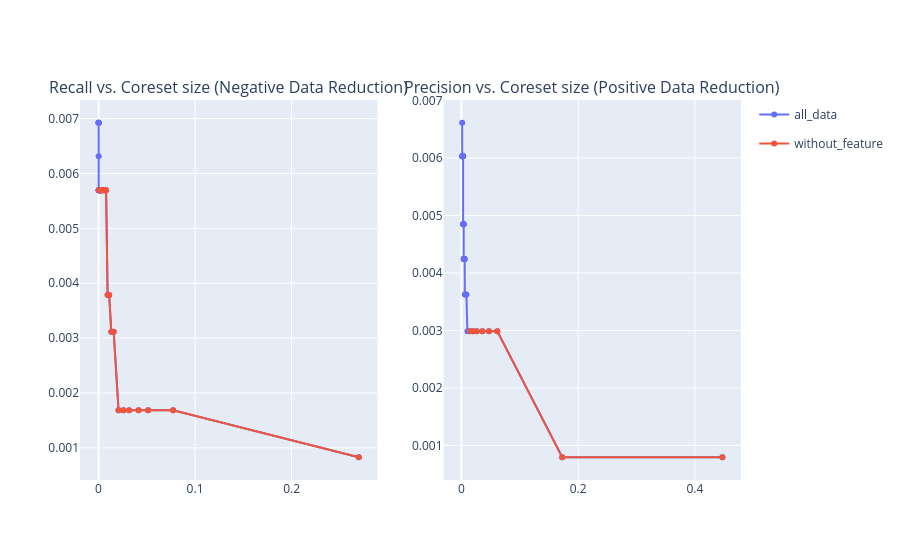

Source (notebook cell):
### Code cell
compare_gurantees_without_nodes(coretab_dt, 'annual_inc')

### Figure 1 — Plotly figure (JSON) as saved in the notebook; plotly's stock layout.template omitted (floating-point values rounded to 4 significant figures)
{"data": [{"customdata": [[178], [150], [67], [10], [73], [62], [180], [127], [185], [85], [190], [35], [195], [145], [200], [142], [203], [152], [167], [104], [112], [206], [13], [59], [24], [156], [183], [69], [101], [109], [187], [38], [129], [126], [197], [40], [163], [57], [132], [9], [21], [7]], "hovertemplate": "df_data=all_data<br>Coreset size=%{x}<br>Delta Recall=%{y}<br>group_id=%{customdata[0]}<extra></extra>", "legendgroup": "all_data", "line": {"color": "#636efa", "dash": "solid"}, "marker": {"symbol": "circle"}, "mode": "lines+markers", "name": "all_data", "orientation": "v", "showlegend": true, "type": "scatter", "x": [0.2697, 0.07728, 0.05141, 0.04152, 0.03174, 0.02579, 0.02069, 0.01566, 0.01322, 0.01098, 0.009384, 0.007802, 0.006458, 0.005226, 0.004112, 0.003413, 0.002952, 0.002517, 0.002096, 0.001753, 0.00143, 0.001133, 0.0009028, 0.0006919, 0.0005799, 0.0004745, 0.000402, 0.0003427, 0.0002899, 0.000257, 0.000224, 0.0002043, 0.0001845, 0.0001647, 0.0001516, 0.0001384, 0.0001252, 0.000112, 9.884e-05, 8.567e-05, 7.249e-05, 6.59e-05], "xaxis": "x", "y": [0.0008275, 0.001684, 0.001684, 0.001684, 0.001684, 0.001684, 0.001684, 0.003117, 0.003117, 0.003784, 0.003784, 0.005696, 0.005696, 0.005696, 0.005696, 0.005696, 0.005696, 0.005696, 0.005696, 0.005696, 0.005696, 0.005696, 0.005696, 0.005696, 0.005696, 0.005696, 0.005696, 0.005696, 0.005696, 0.005696, 0.005696, 0.005696, 0.005696, 0.005696, 0.005696, 0.005696, 0.006314, 0.006925, 0.006925, 0.006925, 0.006925, 0.006925], "yaxis": "y"}, {"customdata": [[178], [150], [24], [10], [30], [19], [180], [127], [185], [85], [190], [53], [195], [145], [200], [142], [203], [152], [167], [104], [112], [206], [13], [74]], "hovertemplate": "df_data=without_feature<br>Coreset size=%{x}<br>Delta Recall=%{y}<br>group_id=%{customdata[0]}<extra></extra>", "legendgroup": "without_feature", "line": {"color": "#EF553B", "dash": "solid"}, "marker": {"symbol": "circle"}, "mode": "lines+markers", "name": "without_feature", "orientation": "v", "showlegend": true, "type": "scatter", "x": [0.2697, 0.07728, 0.05141, 0.04152, 0.03174, 0.02579, 0.02069, 0.01566, 0.01322, 0.01098, 0.009384, 0.007802, 0.006458, 0.005226, 0.004112, 0.003413, 0.002952, 0.002517, 0.002096, 0.001753, 0.00143, 0.001133, 0.0009028, 0.0006919], "xaxis": "x", "y": [0.0008275, 0.001684, 0.001684, 0.001684, 0.001684, 0.001684, 0.001684, 0.003117, 0.003117, 0.003784, 0.003784, 0.005696, 0.005696, 0.005696, 0.005696, 0.005696, 0.005696, 0.005696, 0.005696, 0.005696, 0.005696, 0.005696, 0.005696, 0.005696], "yaxis": "y"}, {"customdata": [[208], [12], [116], [144], [8], [63], [58], [110], [72], [22], [162], [100], [159], [25], [53], [155], [137], [106], [198], [201], [204], [207], [105], [113], [125], [130], [133], [134], [93], [95], [96], [97], [135], [143], [74], [87], [91], [70], [153], [168], [169], [170], [182]], "hovertemplate": "df_data=all_data<br>Coreset size=%{x}<br>Delta Precision=%{y}<br>group_id=%{customdata[0]}<extra></extra>", "legendgroup": "all_data", "line": {"color": "#636efa", "dash": "solid"}, "marker": {"symbol": "circle"}, "mode": "lines+markers", "name": "all_data", "orientation": "v", "showlegend": false, "type": "scatter", "x": [0.4471, 0.1727, 0.06148, 0.04717, 0.03577, 0.02607, 0.01989, 0.01455, 0.01019, 0.008488, 0.00679, 0.005699, 0.005457, 0.005214, 0.004972, 0.004729, 0.004486, 0.004244, 0.004123, 0.004001, 0.00388, 0.003759, 0.003638, 0.003516, 0.003395, 0.003274, 0.003153, 0.003031, 0.00291, 0.002789, 0.002668, 0.002546, 0.002425, 0.002304, 0.002183, 0.002061, 0.00194, 0.001819, 0.001698, 0.001576, 0.001455, 0.001334, 0.001213], "xaxis": "x2", "y": [0.0007943, 0.0007943, 0.002986, 0.002986, 0.002986, 0.002986, 0.002986, 0.002986, 0.002986, 0.003623, 0.003623, 0.003623, 0.004242, 0.004242, 0.004242, 0.004242, 0.004242, 0.004242, 0.004242, 0.004242, 0.004242, 0.004848, 0.004848, 0.004848, 0.004848, 0.004848, 0.004848, 0.004848, 0.004848, 0.006032, 0.006032, 0.006032, 0.006032, 0.006032, 0.006032, 0.006032, 0.006032, 0.006032, 0.006032, 0.006032, 0.006032, 0.006032, 0.006612], "yaxis": "y2"}, {"customdata": [[208], [12], [116], [144], [8], [20], [73], [110]], "hovertemplate": "df_data=without_feature<br>Coreset size=%{x}<br>Delta Precision=%{y}<br>group_id=%{customdata[0]}<extra></extra>", "legendgroup": "without_feature", "line": {"color": "#EF553B", "dash": "solid"}, "marker": {"symbol": "circle"}, "mode": "lines+markers", "name": "without_feature", "orientation": "v", "showlegend": false, "type": "scatter", "x": [0.4471, 0.1727, 0.06148, 0.04717, 0.03577, 0.02607, 0.01989, 0.01455], "xaxis": "x2", "y": [0.0007943, 0.0007943, 0.002986, 0.002986, 0.002986, 0.002986, 0.002986, 0.002986], "yaxis": "y2"}], "layout": {"annotations": [{"font": {"size": 16}, "showarrow": false, "text": "Recall vs. Coreset size (Negative Data Reduction)", "x": 0.225, "xanchor": "center", "xref": "paper", "y": 1, "yanchor": "bottom", "yref": "paper"}, {"font": {"size": 16}, "showarrow": false, "text": "Precision vs. Coreset size (Positive Data Reduction)", "x": 0.775, "xanchor": "center", "xref": "paper", "y": 1, "yanchor": "bottom", "yref": "paper"}], "autosize": true, "xaxis": {"anchor": "y", "autorange": true, "domain": [0, 0.45], "range": [-0.01774, 0.2875], "type": "linear"}, "xaxis2": {"anchor": "y2", "autorange": true, "domain": [0.55, 1], "range": [-0.02823, 0.4765], "type": "linear"}, "yaxis": {"anchor": "x", "autorange": true, "domain": [0, 1], "range": [0.0003243, 0.007428], "type": "linear"}, "yaxis2": {"anchor": "x2", "autorange": true, "domain": [0, 1], "range": [0.0003142, 0.007092], "type": "linear"}}}
